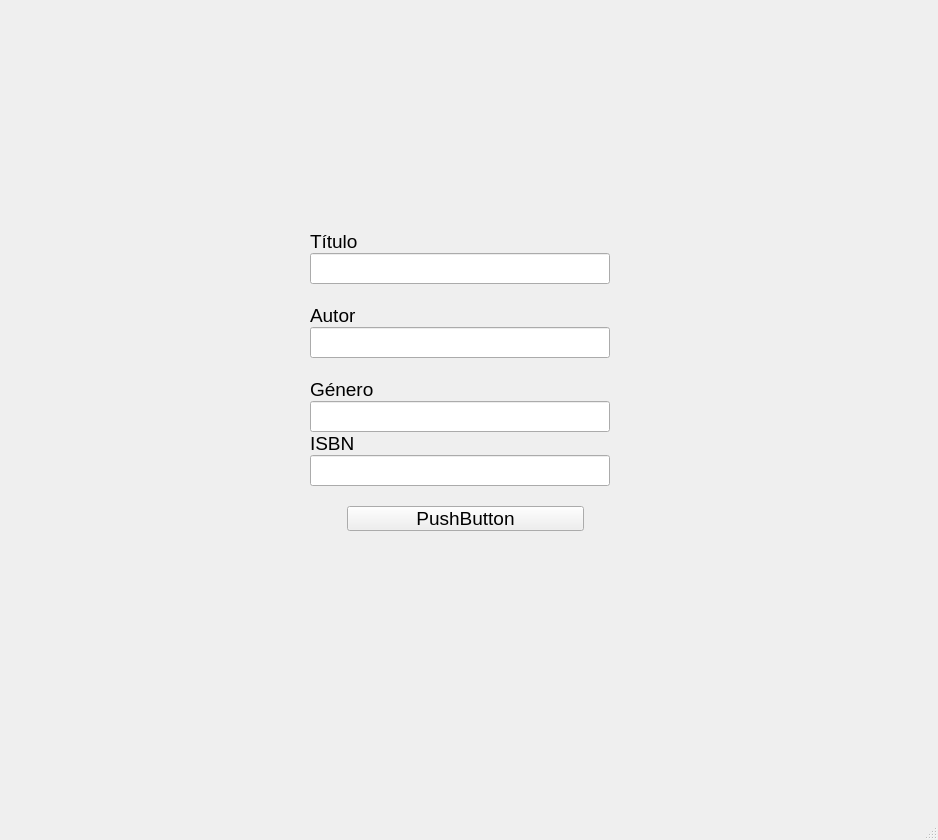
<?xml version="1.0" encoding="UTF-8"?>
<ui version="4.0">
 <class>MainWindow</class>
 <widget class="QMainWindow" name="MainWindow">
  <property name="geometry">
   <rect>
    <x>0</x>
    <y>0</y>
    <width>938</width>
    <height>840</height>
   </rect>
  </property>
  <property name="sizePolicy">
   <sizepolicy hsizetype="Maximum" vsizetype="Maximum">
    <horstretch>0</horstretch>
    <verstretch>0</verstretch>
   </sizepolicy>
  </property>
  <property name="minimumSize">
   <size>
    <width>800</width>
    <height>600</height>
   </size>
  </property>
  <property name="maximumSize">
   <size>
    <width>1920</width>
    <height>1080</height>
   </size>
  </property>
  <property name="font">
   <font>
    <family>Segoe UI</family>
    <pointsize>14</pointsize>
   </font>
  </property>
  <property name="windowTitle">
   <string>MainWindow</string>
  </property>
  <widget class="QWidget" name="centralwidget">
   <widget class="QWidget" name="verticalLayoutWidget_6">
    <property name="geometry">
     <rect>
      <x>0</x>
      <y>0</y>
      <width>931</width>
      <height>761</height>
     </rect>
    </property>
    <layout class="QVBoxLayout" name="a_vertical">
     <item>
      <spacer name="verticalSpacer_2">
       <property name="orientation">
        <enum>Qt::Vertical</enum>
       </property>
       <property name="sizeHint" stdset="0">
        <size>
         <width>20</width>
         <height>40</height>
        </size>
       </property>
      </spacer>
     </item>
     <item>
      <layout class="QHBoxLayout" name="a_horizontal">
       <item>
        <spacer name="horizontalSpacer_2">
         <property name="orientation">
          <enum>Qt::Horizontal</enum>
         </property>
         <property name="sizeHint" stdset="0">
          <size>
           <width>40</width>
           <height>20</height>
          </size>
         </property>
        </spacer>
       </item>
       <item>
        <layout class="QVBoxLayout" name="vL_conteudo">
         <property name="spacing">
          <number>20</number>
         </property>
         <item>
          <layout class="QVBoxLayout" name="vL_titulo">
           <property name="spacing">
            <number>0</number>
           </property>
           <item>
            <widget class="QLabel" name="l_titulo">
             <property name="sizePolicy">
              <sizepolicy hsizetype="Maximum" vsizetype="Maximum">
               <horstretch>0</horstretch>
               <verstretch>0</verstretch>
              </sizepolicy>
             </property>
             <property name="text">
              <string>Título</string>
             </property>
            </widget>
           </item>
           <item>
            <widget class="QLineEdit" name="e_titulo">
             <property name="sizePolicy">
              <sizepolicy hsizetype="Maximum" vsizetype="Fixed">
               <horstretch>0</horstretch>
               <verstretch>0</verstretch>
              </sizepolicy>
             </property>
             <property name="minimumSize">
              <size>
               <width>300</width>
               <height>0</height>
              </size>
             </property>
             <property name="maximumSize">
              <size>
               <width>300</width>
               <height>16777215</height>
              </size>
             </property>
            </widget>
           </item>
          </layout>
         </item>
         <item>
          <layout class="QVBoxLayout" name="vL_autor">
           <property name="spacing">
            <number>0</number>
           </property>
           <property name="sizeConstraint">
            <enum>QLayout::SetDefaultConstraint</enum>
           </property>
           <item>
            <widget class="QLabel" name="l_autor">
             <property name="sizePolicy">
              <sizepolicy hsizetype="Maximum" vsizetype="Maximum">
               <horstretch>0</horstretch>
               <verstretch>0</verstretch>
              </sizepolicy>
             </property>
             <property name="text">
              <string>Autor</string>
             </property>
            </widget>
           </item>
           <item>
            <widget class="QLineEdit" name="e_autor">
             <property name="sizePolicy">
              <sizepolicy hsizetype="Maximum" vsizetype="Fixed">
               <horstretch>1</horstretch>
               <verstretch>0</verstretch>
              </sizepolicy>
             </property>
             <property name="minimumSize">
              <size>
               <width>300</width>
               <height>0</height>
              </size>
             </property>
             <property name="maximumSize">
              <size>
               <width>300</width>
               <height>16777215</height>
              </size>
             </property>
             <property name="baseSize">
              <size>
               <width>0</width>
               <height>0</height>
              </size>
             </property>
            </widget>
           </item>
          </layout>
         </item>
         <item>
          <layout class="QVBoxLayout" name="vL_genero">
           <property name="spacing">
            <number>0</number>
           </property>
           <item>
            <widget class="QLabel" name="l_genero">
             <property name="sizePolicy">
              <sizepolicy hsizetype="Maximum" vsizetype="Maximum">
               <horstretch>0</horstretch>
               <verstretch>0</verstretch>
              </sizepolicy>
             </property>
             <property name="text">
              <string>Género</string>
             </property>
            </widget>
           </item>
           <item>
            <widget class="QLineEdit" name="e_genero">
             <property name="sizePolicy">
              <sizepolicy hsizetype="Maximum" vsizetype="Fixed">
               <horstretch>0</horstretch>
               <verstretch>0</verstretch>
              </sizepolicy>
             </property>
             <property name="minimumSize">
              <size>
               <width>300</width>
               <height>0</height>
              </size>
             </property>
             <property name="maximumSize">
              <size>
               <width>300</width>
               <height>16777215</height>
              </size>
             </property>
            </widget>
           </item>
           <item>
            <layout class="QVBoxLayout" name="vL_isbn">
             <property name="spacing">
              <number>0</number>
             </property>
             <item>
              <widget class="QLabel" name="l_isbn">
               <property name="sizePolicy">
                <sizepolicy hsizetype="Maximum" vsizetype="Maximum">
                 <horstretch>0</horstretch>
                 <verstretch>0</verstretch>
                </sizepolicy>
               </property>
               <property name="text">
                <string>ISBN</string>
               </property>
              </widget>
             </item>
             <item>
              <widget class="QLineEdit" name="e_isbn">
               <property name="sizePolicy">
                <sizepolicy hsizetype="Maximum" vsizetype="Fixed">
                 <horstretch>0</horstretch>
                 <verstretch>0</verstretch>
                </sizepolicy>
               </property>
               <property name="minimumSize">
                <size>
                 <width>300</width>
                 <height>0</height>
                </size>
               </property>
               <property name="maximumSize">
                <size>
                 <width>300</width>
                 <height>16777215</height>
                </size>
               </property>
              </widget>
             </item>
            </layout>
           </item>
          </layout>
         </item>
         <item>
          <widget class="QPushButton" name="b_cadastrar">
           <property name="sizePolicy">
            <sizepolicy hsizetype="Expanding" vsizetype="Maximum">
             <horstretch>0</horstretch>
             <verstretch>0</verstretch>
            </sizepolicy>
           </property>
           <property name="maximumSize">
            <size>
             <width>16777215</width>
             <height>16777215</height>
            </size>
           </property>
           <property name="font">
            <font>
             <family>Segoe UI</family>
             <pointsize>14</pointsize>
            </font>
           </property>
           <property name="styleSheet">
            <string notr="true">padding: 0 10px;
margin: 0 auto;
</string>
           </property>
           <property name="text">
            <string>PushButton</string>
           </property>
          </widget>
         </item>
        </layout>
       </item>
       <item>
        <spacer name="horizontalSpacer">
         <property name="orientation">
          <enum>Qt::Horizontal</enum>
         </property>
         <property name="sizeHint" stdset="0">
          <size>
           <width>40</width>
           <height>20</height>
          </size>
         </property>
        </spacer>
       </item>
      </layout>
     </item>
     <item>
      <spacer name="verticalSpacer">
       <property name="orientation">
        <enum>Qt::Vertical</enum>
       </property>
       <property name="sizeHint" stdset="0">
        <size>
         <width>20</width>
         <height>40</height>
        </size>
       </property>
      </spacer>
     </item>
    </layout>
   </widget>
  </widget>
  <widget class="QMenuBar" name="menubar">
   <property name="geometry">
    <rect>
     <x>0</x>
     <y>0</y>
     <width>938</width>
     <height>31</height>
    </rect>
   </property>
  </widget>
  <widget class="QStatusBar" name="statusbar"/>
 </widget>
 <resources/>
 <connections/>
</ui>
